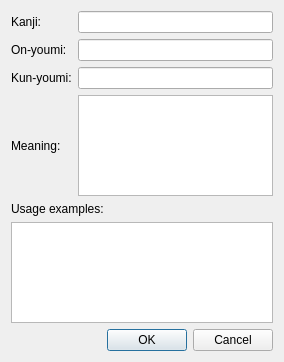
<?xml version="1.0" encoding="UTF-8"?>
<ui version="4.0">
 <class>KanjiDialog</class>
 <widget class="QDialog" name="KanjiDialog">
  <property name="geometry">
   <rect>
    <x>0</x>
    <y>0</y>
    <width>284</width>
    <height>362</height>
   </rect>
  </property>
  <property name="windowTitle">
   <string>Kanji</string>
  </property>
  <layout class="QGridLayout" name="gridLayout">
   <item row="0" column="0">
    <widget class="QLabel" name="label">
     <property name="text">
      <string>Kanji:</string>
     </property>
    </widget>
   </item>
   <item row="0" column="1">
    <widget class="QLineEdit" name="lineEdit"/>
   </item>
   <item row="1" column="0">
    <widget class="QLabel" name="label_2">
     <property name="text">
      <string>On-youmi:</string>
     </property>
    </widget>
   </item>
   <item row="1" column="1">
    <widget class="QLineEdit" name="lineEdit_2"/>
   </item>
   <item row="2" column="0">
    <widget class="QLabel" name="label_3">
     <property name="text">
      <string>Kun-youmi:</string>
     </property>
    </widget>
   </item>
   <item row="2" column="1">
    <widget class="QLineEdit" name="lineEdit_3"/>
   </item>
   <item row="3" column="0">
    <widget class="QLabel" name="label_4">
     <property name="text">
      <string>Meaning:</string>
     </property>
    </widget>
   </item>
   <item row="3" column="1">
    <widget class="QPlainTextEdit" name="plainTextEdit"/>
   </item>
   <item row="4" column="0" colspan="2">
    <widget class="QLabel" name="label_5">
     <property name="text">
      <string>Usage examples:</string>
     </property>
    </widget>
   </item>
   <item row="5" column="0" colspan="2">
    <widget class="QPlainTextEdit" name="plainTextEdit_2"/>
   </item>
   <item row="6" column="0" colspan="2">
    <widget class="QDialogButtonBox" name="buttonBox">
     <property name="orientation">
      <enum>Qt::Horizontal</enum>
     </property>
     <property name="standardButtons">
      <set>QDialogButtonBox::Cancel|QDialogButtonBox::Ok</set>
     </property>
    </widget>
   </item>
  </layout>
 </widget>
 <resources/>
 <connections>
  <connection>
   <sender>buttonBox</sender>
   <signal>accepted()</signal>
   <receiver>KanjiDialog</receiver>
   <slot>accept()</slot>
   <hints>
    <hint type="sourcelabel">
     <x>248</x>
     <y>254</y>
    </hint>
    <hint type="destinationlabel">
     <x>157</x>
     <y>274</y>
    </hint>
   </hints>
  </connection>
  <connection>
   <sender>buttonBox</sender>
   <signal>rejected()</signal>
   <receiver>KanjiDialog</receiver>
   <slot>reject()</slot>
   <hints>
    <hint type="sourcelabel">
     <x>316</x>
     <y>260</y>
    </hint>
    <hint type="destinationlabel">
     <x>286</x>
     <y>274</y>
    </hint>
   </hints>
  </connection>
 </connections>
</ui>
